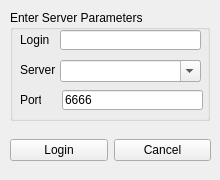
<?xml version="1.0" encoding="UTF-8"?>
<ui version="4.0">
 <class>LoginForm</class>
 <widget class="QDialog" name="LoginForm">
  <property name="geometry">
   <rect>
    <x>0</x>
    <y>0</y>
    <width>220</width>
    <height>180</height>
   </rect>
  </property>
  <property name="minimumSize">
   <size>
    <width>220</width>
    <height>180</height>
   </size>
  </property>
  <property name="maximumSize">
   <size>
    <width>220</width>
    <height>180</height>
   </size>
  </property>
  <property name="windowTitle">
   <string>Login</string>
  </property>
  <property name="windowIcon">
   <iconset resource="resources.qrc">
    <normaloff>:/icons/password.ico</normaloff>:/icons/password.ico</iconset>
  </property>
  <widget class="QWidget" name="horizontalLayoutWidget">
   <property name="geometry">
    <rect>
     <x>10</x>
     <y>130</y>
     <width>201</width>
     <height>41</height>
    </rect>
   </property>
   <layout class="QHBoxLayout" name="horizontalLayout">
    <item>
     <widget class="QPushButton" name="pushButton">
      <property name="text">
       <string>Login</string>
      </property>
      <property name="icon">
       <iconset resource="resources.qrc">
        <normaloff>:/icons/ok.ico</normaloff>:/icons/ok.ico</iconset>
      </property>
      <property name="autoDefault">
       <bool>false</bool>
      </property>
     </widget>
    </item>
    <item>
     <widget class="QPushButton" name="pushButton_2">
      <property name="text">
       <string>Cancel</string>
      </property>
      <property name="icon">
       <iconset resource="resources.qrc">
        <normaloff>:/icons/cancel.ico</normaloff>:/icons/cancel.ico</iconset>
      </property>
      <property name="autoDefault">
       <bool>false</bool>
      </property>
     </widget>
    </item>
   </layout>
  </widget>
  <widget class="QGroupBox" name="groupBox">
   <property name="geometry">
    <rect>
     <x>10</x>
     <y>10</y>
     <width>200</width>
     <height>111</height>
    </rect>
   </property>
   <property name="title">
    <string>Enter Server Parameters</string>
   </property>
   <widget class="QLabel" name="label_2">
    <property name="geometry">
     <rect>
      <x>10</x>
      <y>80</y>
      <width>21</width>
      <height>20</height>
     </rect>
    </property>
    <property name="text">
     <string>Port</string>
    </property>
   </widget>
   <widget class="QLineEdit" name="txtBoxPort">
    <property name="geometry">
     <rect>
      <x>52</x>
      <y>80</y>
      <width>141</width>
      <height>20</height>
     </rect>
    </property>
    <property name="text">
     <string>6666</string>
    </property>
   </widget>
   <widget class="QLabel" name="label">
    <property name="geometry">
     <rect>
      <x>10</x>
      <y>50</y>
      <width>36</width>
      <height>20</height>
     </rect>
    </property>
    <property name="text">
     <string>Server</string>
    </property>
   </widget>
   <widget class="QLineEdit" name="txtBoxLogin">
    <property name="geometry">
     <rect>
      <x>50</x>
      <y>20</y>
      <width>141</width>
      <height>20</height>
     </rect>
    </property>
   </widget>
   <widget class="QLabel" name="label_3">
    <property name="geometry">
     <rect>
      <x>10</x>
      <y>20</y>
      <width>31</width>
      <height>20</height>
     </rect>
    </property>
    <property name="text">
     <string>Login</string>
    </property>
   </widget>
   <widget class="QComboBox" name="cmBoxServer">
    <property name="geometry">
     <rect>
      <x>50</x>
      <y>50</y>
      <width>141</width>
      <height>22</height>
     </rect>
    </property>
    <property name="editable">
     <bool>true</bool>
    </property>
   </widget>
  </widget>
 </widget>
 <tabstops>
  <tabstop>txtBoxLogin</tabstop>
  <tabstop>cmBoxServer</tabstop>
  <tabstop>txtBoxPort</tabstop>
  <tabstop>pushButton</tabstop>
  <tabstop>pushButton_2</tabstop>
 </tabstops>
 <resources>
  <include location="resources.qrc"/>
 </resources>
 <connections/>
</ui>
